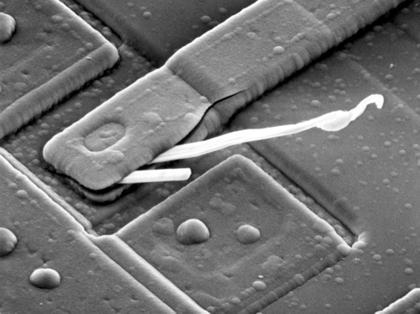
%> input picture HW2/HW2/figure/Figure1.tif, 420 x 314 px, shrunk from 906 x 678 before the run
$ octave p1b.m   (GNU Octave 9; MATLAB toolbox functions it lacks are replaced by stand-ins)
%> lines starting %> are read from the running program, lines starting %| are printed output that depends on the picture
clc; clear;
f = imread("..\figure\figure1.tif");
%> f is the input picture: size 314x420 uint8; min 0, max 255, mean 112.6

% zeropadding
[r, c] = size(f);
%> r = 314; c = 420
f_p = padarray(f, [r, c], "replicate", "post");
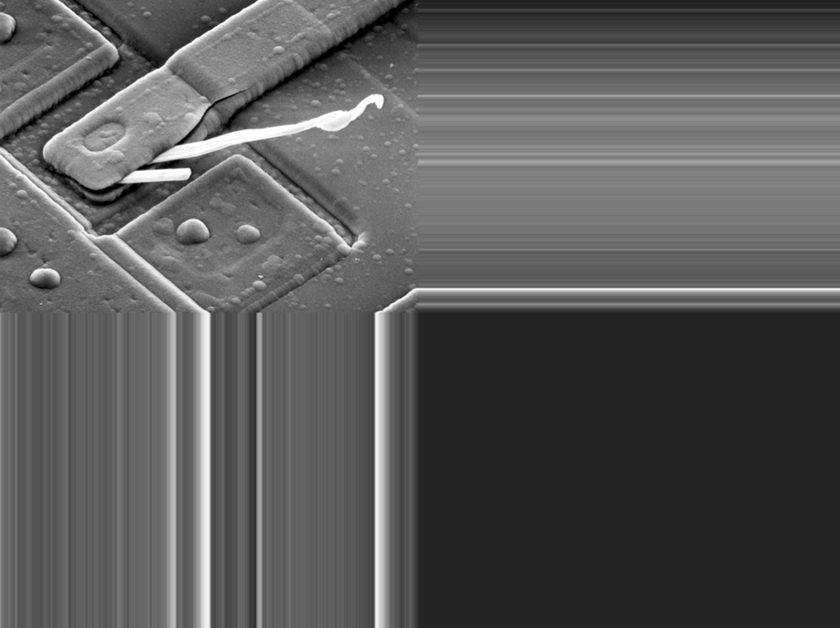
%> f_p: size 628x840 uint8; min 0, max 255, mean 89.2

%fft
F = fft2(f_p);
F = fftshift(F);
%generate H
D = zeros(2*r, 2*c);
D2 = zeros(2*r, 2*c);
H = zeros(2*r, 2*c);
D0 = 100;
for u = 1:(2*r)
    for v = 1:(2*c)
        D2(u, v) = ((u-r)^2 + (v-c)^2);
        H(u, v) = 1 - exp(-D2(u, v)/(2*(D0^2)));
    end
end
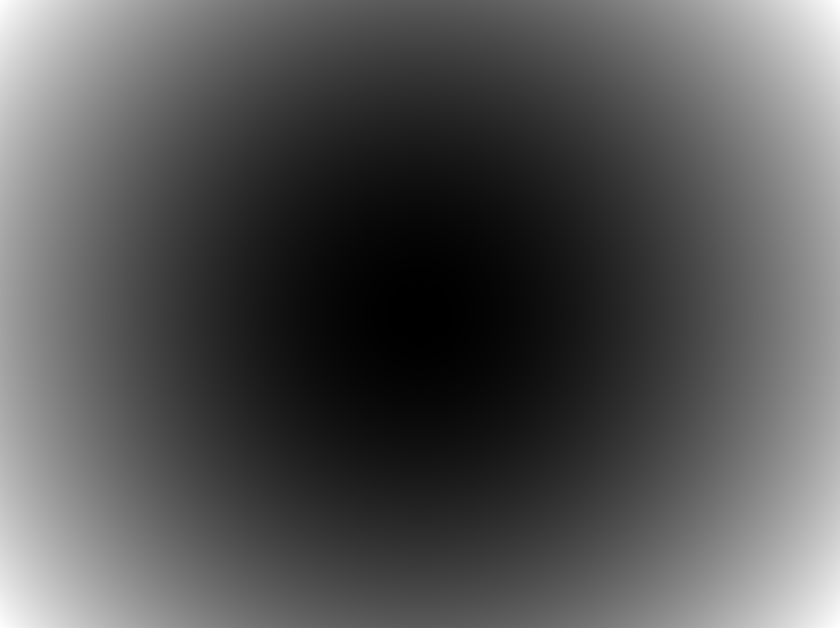
%> D2: size 628x840 double; min 0, max 274996, mean 91665.7; drawn with min black and max white
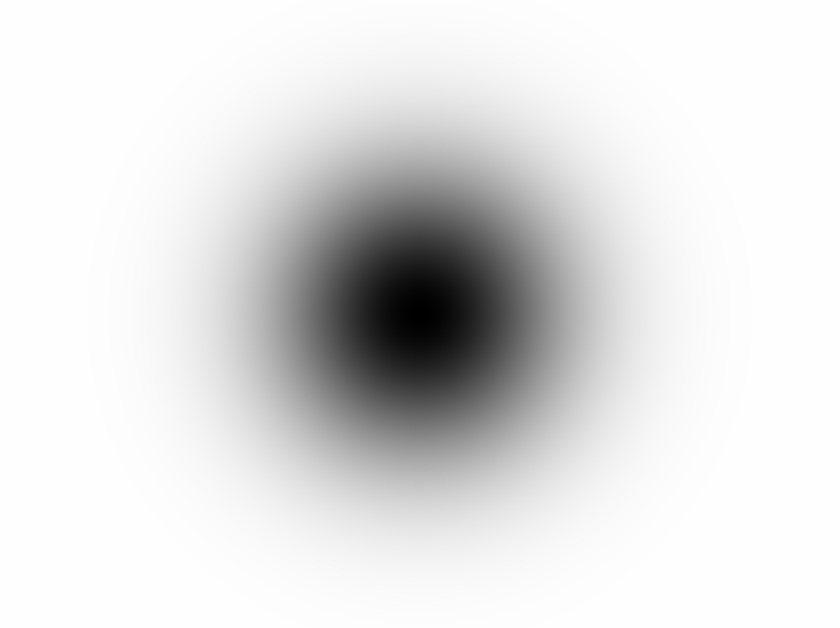
%> H: size 628x840 double; min 0, max 1, mean 0.881

G = H .* F;
G = ifftshift(G);
g_p = real(ifft2(G));
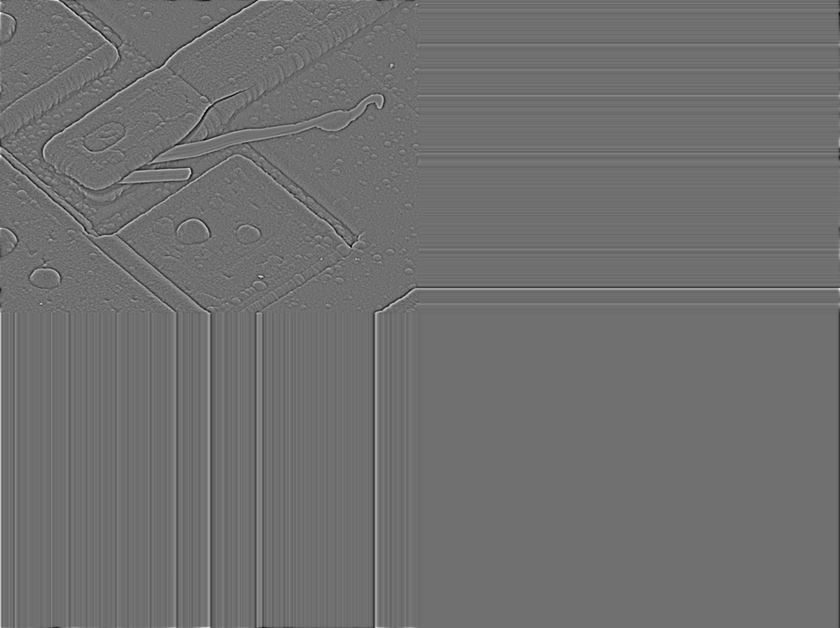
%> g_p: size 628x840 double; min -62.18, max 79.16, mean 0; drawn with min black and max white
g = g_p((1:r), (1:c));
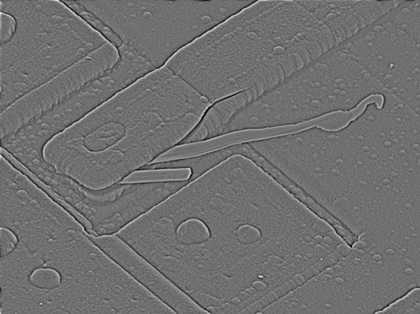
%> g: size 314x420 double; min -62.18, max 79.16, mean 0; drawn with min black and max white
g = uint8(rescale(uint8(g), 0, 255));
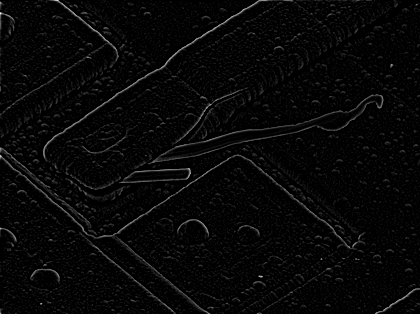
%> g: size 314x420 uint8; min 0, max 255, mean 7.4
figure(1)
imshow(H)
title('transfer function H')
figure(2)
imshow(g)
title('result')
